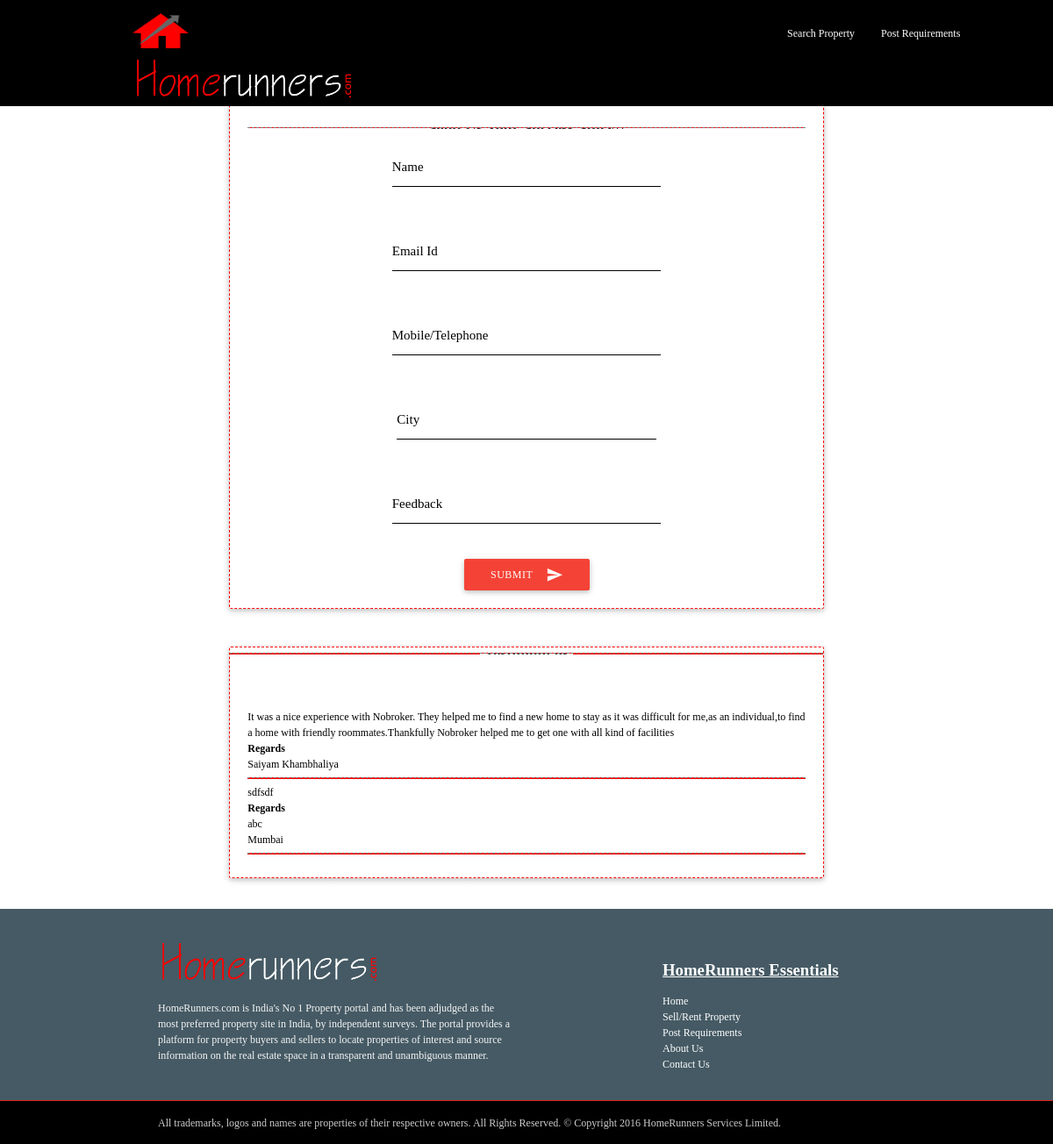
Page /feedback.php on the committed database.
### tables this page shows
CREATE TABLE `feedback` (
  `id` int(11) NOT NULL,
  `name` varchar(20) NOT NULL,
  `email` varchar(50) NOT NULL,
  `number` int(20) NOT NULL,
  `city` varchar(20) NOT NULL,
  `feedback` text NOT NULL
);

### feedback.php (the view, shortened to what this page needs)
 <?php
	include "php/script/config.php";
	$getFeedQry = "SELECT * from `feedback`";
	if(!$getFeedCheckQry = mysqli_query($con,$getFeedQry)){
		echo mysqli_error($con);
		echo mysqli_close($con);
		die("<script>alert('Connection Error !!!');</script>");
	}
	$getFeedback = mysqli_fetch_assoc($getFeedCheckQry);
?>
<!DOCTYPE html>
<html>
<head>
	<link href="css/googlefonts.css" rel="stylesheet">
	<link type="text/css" rel="stylesheet" href="css/materialize.min.css"  media="screen,projection"/>
	 <link type="text/css" rel="stylesheet" href="css/navbar.css"/>
	     <link type="text/css" rel="stylesheet" href="css/pagecont.css"/>
	<link rel="stylesheet" href="dist/sweetalert.css">
    <?php include  "php/pages/navbar1.php"; ?>
	<div class="row container" style="margin-top:110px;">
		<div class="col s10 offset-s1">
			<div class="card " style="border: 1px dashed red">
				<div class="card-content black-text">
					<hr id="hr3">
						<div class="row">
							<center>
									<form class="col s12" action="php/script/feedback.php" method="post">
									<div class="row">
										<div class="input-field col s6 offset-s3">
											<input id="name" type="text" name="name" class="validate" required>
											<label for="name">Name</label>
										</div>
									</div>
									<div class="row">
										<div class="input-field col s6 offset-s3">
											<input id="email" type="email" name="email" class="validate" required>
											<label for="email">Email Id</label>
										</div>
									</div>
									<div class="row">
										<div class="input-field col s6 offset-s3">
											<input id="tel" type="tel" name="number" class="validate" required>
											<label for="tel">Mobile/Telephone</label>
										</div>
									</div>
									<div class="input-field col s6 offset-s3">
										<input id="city" type="text" name="city" class="validate" required>
										<label for="city">City</label>
									</div>
								</div>
								<div class="row">
									<div class="input-field col s6	offset-s3">
										<textarea id="textarea1" name="feedback" class="materialize-textarea" required></textarea>
										<label for="textarea1">Feedback</label>
									</div>
								</div>
	<center><button class="btn waves-effect waves-light red" type="submit" id="feedbtn" name="action">Submit
									<i class="material-icons right">send</i>
								</button></center>
							</div>
				</div>
			</div>
		</div>
<div class="row container">
	<div class="col s10 offset-s1">
		<div class="card " style="border: 1px dashed red">
				<HR class="hr1"/><br><br>
			<div class="card-content black-text">
				<?php do{ ?>
				<P><?php echo $getFeedback['feedback']; ?></P>
				<p><b>Regards</b></p>
				<p><?php echo $getFeedback['name']; ?></p>
				<p><?php echo $getFeedback['city']; ?></p>
			<hr class="hr2">
			<?php }while($getFeedback = mysqli_fetch_assoc($getFeedCheckQry)) ?>
			</div>
		</div>
	</div>
</div>
<?php include "php/pages/footer.php" ?>
</head>
</html>

### css/pagecont.css (style rules this page uses)
* { font-size: 0.8rem; font-family: cursive; }
.input-field label { color: black !important; }
form { padding-left:6vh; }
hr { border: 0; width: 100%; color: #f00; background-color: #f00; height: 0.0625rem; }
hr { padding: 0; border: none; border-top: 1px solid red; color: #333; text-align: center; font-size:24px; }
hr:after { display: inline-block; position: relative; top: -0.6em; font-size: 1.5em; padding: 0 0.25em; background: white; }

### feedback.php (style rules this page uses)
.input-field label { color: #000; }
input:not([type]), input[type=text], input[type=password], input[type=email], input[type=url], input[type=time], input[type=date], input[type=datetime-local], input[type=tel], input[type=number], input[type=search], textarea.materialize-textarea:focus { border-bottom: 1px solid #000; }
textarea.materialize-textarea { background-color: transparent; border: none; border-bottom: 1px solid #000; border-radius: 0; outline: none; height: 3rem; width: 100%; font-size: 1rem; margin: 0 0 15px 0; padding: 0; box-shadow: none; box-sizing: content-box; transition: all .3s; }
label { color:black; }
hr { padding: 0; border: none; border-top: 1px dashed grey; color: #333; text-align: center; font-size:12px; }
hr:after { display: inline-block; position: relative; top: -0.7em; font-size: 1.5em; padding: 0 0.25em; background: white; }
#hr3:after { content:"Send Us Your Success Story!!"; font-weight: bolder; }
.hr1:after { content:"Testimonials" !Important; font-weight: bolder; }
.hr2:after { content:""; font-weight: bolder; }

### rows in the picture
feedback: feedback "It was a nice experience with Nobroker. They helped me to find a new home to stay as it was difficult for me,as an individual,to find a home with friendly roommates.Thankfully Nobroker helped me to get one with all kind of facilities", name "Saiyam Khambhaliya"
feedback: feedback "sdfsdf", name "abc", city "Mumbai"
